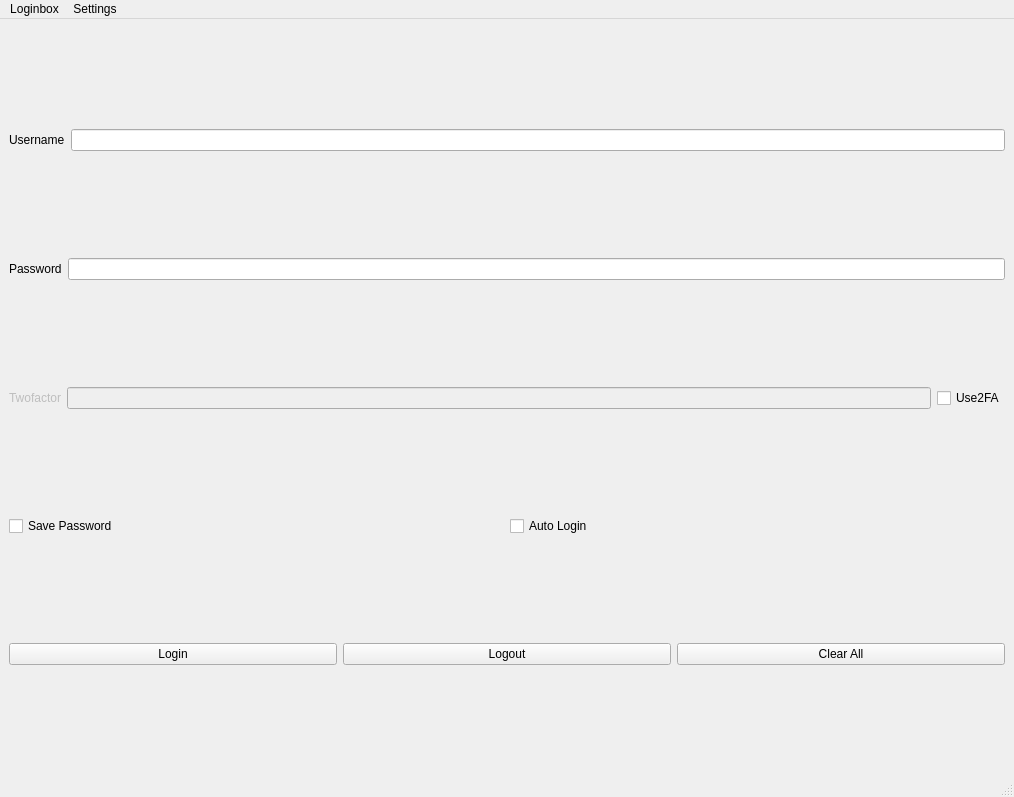
<?xml version="1.0" encoding="UTF-8"?>
<ui version="4.0">
 <author>LTL Team @2023</author>
 <class>Solidwaffle</class>
 <widget class="QMainWindow" name="Solidwaffle">
  <property name="geometry">
   <rect>
    <x>0</x>
    <y>0</y>
    <width>1014</width>
    <height>797</height>
   </rect>
  </property>
  <property name="windowTitle">
   <string>Solidwaffle</string>
  </property>
  <widget class="QWidget" name="centralwidget">
   <layout class="QVBoxLayout" name="verticalLayout">
    <item>
     <layout class="QHBoxLayout" name="horizontalLayout_3">
      <item>
       <widget class="QLabel" name="label">
        <property name="text">
         <string>Username</string>
        </property>
       </widget>
      </item>
      <item>
       <widget class="QLineEdit" name="username">
        <property name="toolTip">
         <string>Type username</string>
        </property>
        <property name="autoFillBackground">
         <bool>false</bool>
        </property>
        <property name="inputMask">
         <string/>
        </property>
        <property name="text">
         <string/>
        </property>
       </widget>
      </item>
     </layout>
    </item>
    <item>
     <layout class="QHBoxLayout" name="horizontalLayout_4">
      <item>
       <widget class="QLabel" name="label_2">
        <property name="text">
         <string>Password</string>
        </property>
       </widget>
      </item>
      <item>
       <widget class="QLineEdit" name="password">
        <property name="toolTip">
         <string>Type password</string>
        </property>
        <property name="autoFillBackground">
         <bool>false</bool>
        </property>
        <property name="inputMask">
         <string/>
        </property>
        <property name="text">
         <string/>
        </property>
        <property name="echoMode">
         <enum>QLineEdit::Password</enum>
        </property>
       </widget>
      </item>
     </layout>
    </item>
    <item>
     <layout class="QHBoxLayout" name="horizontalLayout_5">
      <item>
       <widget class="QLabel" name="label_3">
        <property name="enabled">
         <bool>false</bool>
        </property>
        <property name="text">
         <string>Twofactor</string>
        </property>
       </widget>
      </item>
      <item>
       <widget class="QLineEdit" name="twoFA">
        <property name="enabled">
         <bool>false</bool>
        </property>
        <property name="toolTip">
         <string>Type 2FA (If set)</string>
        </property>
        <property name="autoFillBackground">
         <bool>false</bool>
        </property>
        <property name="inputMask">
         <string/>
        </property>
        <property name="text">
         <string/>
        </property>
       </widget>
      </item>
      <item>
       <widget class="QCheckBox" name="checkFA">
        <property name="text">
         <string>Use2FA</string>
        </property>
       </widget>
      </item>
     </layout>
    </item>
    <item>
     <layout class="QHBoxLayout" name="horizontalLayout_2">
      <item>
       <widget class="QCheckBox" name="savePassword">
        <property name="enabled">
         <bool>true</bool>
        </property>
        <property name="text">
         <string>Save Password</string>
        </property>
       </widget>
      </item>
      <item>
       <widget class="QCheckBox" name="autoLogin">
        <property name="enabled">
         <bool>true</bool>
        </property>
        <property name="text">
         <string>Auto Login</string>
        </property>
       </widget>
      </item>
     </layout>
    </item>
    <item>
     <layout class="QHBoxLayout" name="horizontalLayout">
      <item>
       <widget class="QPushButton" name="loginBtn">
        <property name="text">
         <string>Login</string>
        </property>
       </widget>
      </item>
      <item>
       <widget class="QPushButton" name="logoutBtn">
        <property name="text">
         <string>Logout</string>
        </property>
       </widget>
      </item>
      <item>
       <widget class="QPushButton" name="clearBtn">
        <property name="text">
         <string>Clear All</string>
        </property>
       </widget>
      </item>
     </layout>
    </item>
   </layout>
  </widget>
  <widget class="QMenuBar" name="menubar">
   <property name="geometry">
    <rect>
     <x>0</x>
     <y>0</y>
     <width>1014</width>
     <height>26</height>
    </rect>
   </property>
   <widget class="QMenu" name="menuLoginbox">
    <property name="title">
     <string>Loginbox</string>
    </property>
    <addaction name="actionLogin"/>
   </widget>
   <widget class="QMenu" name="menuSettings">
    <property name="title">
     <string>Settings</string>
    </property>
    <addaction name="actionSettings"/>
    <addaction name="actionAbout"/>
   </widget>
   <addaction name="menuLoginbox"/>
   <addaction name="menuSettings"/>
  </widget>
  <widget class="QStatusBar" name="statusbar"/>
  <action name="actionLogin">
   <property name="text">
    <string>Login</string>
   </property>
  </action>
  <action name="actionSettings">
   <property name="text">
    <string>Settings</string>
   </property>
  </action>
  <action name="actionAbout">
   <property name="text">
    <string>About</string>
   </property>
  </action>
 </widget>
 <resources/>
 <connections>
  <connection>
   <sender>checkFA</sender>
   <signal>toggled(bool)</signal>
   <receiver>twoFA</receiver>
   <slot>setEnabled(bool)</slot>
   <hints>
    <hint type="sourcelabel">
     <x>964</x>
     <y>398</y>
    </hint>
    <hint type="destinationlabel">
     <x>505</x>
     <y>398</y>
    </hint>
   </hints>
  </connection>
  <connection>
   <sender>checkFA</sender>
   <signal>toggled(bool)</signal>
   <receiver>label_3</receiver>
   <slot>setEnabled(bool)</slot>
   <hints>
    <hint type="sourcelabel">
     <x>964</x>
     <y>398</y>
    </hint>
    <hint type="destinationlabel">
     <x>47</x>
     <y>398</y>
    </hint>
   </hints>
  </connection>
  <connection>
   <sender>checkFA</sender>
   <signal>toggled(bool)</signal>
   <receiver>twoFA</receiver>
   <slot>clear()</slot>
   <hints>
    <hint type="sourcelabel">
     <x>964</x>
     <y>398</y>
    </hint>
    <hint type="destinationlabel">
     <x>505</x>
     <y>398</y>
    </hint>
   </hints>
  </connection>
  <connection>
   <sender>clearBtn</sender>
   <signal>clicked()</signal>
   <receiver>username</receiver>
   <slot>clear()</slot>
   <hints>
    <hint type="sourcelabel">
     <x>839</x>
     <y>690</y>
    </hint>
    <hint type="destinationlabel">
     <x>542</x>
     <y>105</y>
    </hint>
   </hints>
  </connection>
  <connection>
   <sender>clearBtn</sender>
   <signal>clicked()</signal>
   <receiver>password</receiver>
   <slot>clear()</slot>
   <hints>
    <hint type="sourcelabel">
     <x>839</x>
     <y>690</y>
    </hint>
    <hint type="destinationlabel">
     <x>542</x>
     <y>251</y>
    </hint>
   </hints>
  </connection>
  <connection>
   <sender>clearBtn</sender>
   <signal>clicked()</signal>
   <receiver>twoFA</receiver>
   <slot>clear()</slot>
   <hints>
    <hint type="sourcelabel">
     <x>839</x>
     <y>690</y>
    </hint>
    <hint type="destinationlabel">
     <x>505</x>
     <y>398</y>
    </hint>
   </hints>
  </connection>
 </connections>
</ui>
